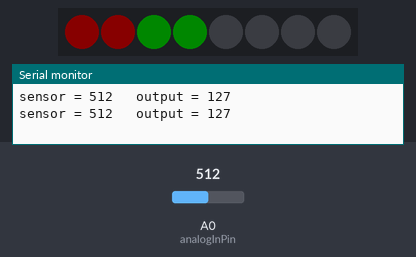
A sketch run on a simulated Arduino Uno, built with avr-gcc and run on an emulated ATmega328P. Parts: 8 RGB LEDs in strip order, left to right, the last lines printed to the serial monitor. The test bench sets the inputs (shaded band); at power-on: A0 (analogInPin) = 512. Dim RGB values are drawn brighter than linear.

Above: at 1.1 s.
1.9 s: A0 (analogInPin) set to 716
At 2.4 s:
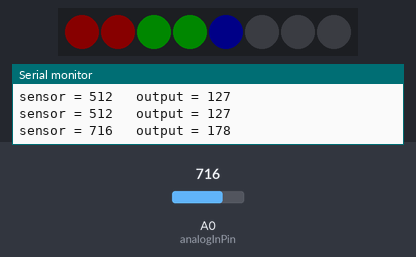
6.0 s: A0 (analogInPin) set to 900
At 6.4 s:
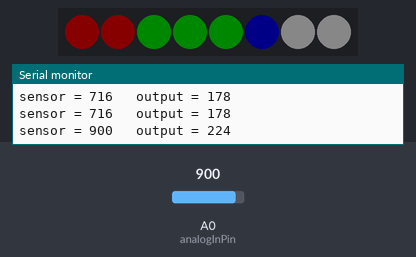
10.1 s: A0 (analogInPin) set to 306
At 11.4 s:
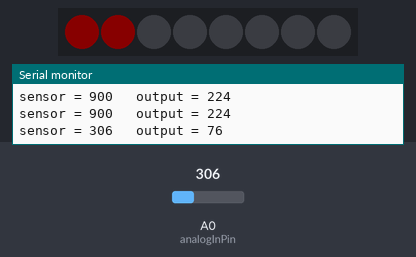
14.2 s: A0 (analogInPin) set to 511
At 15.4 s:
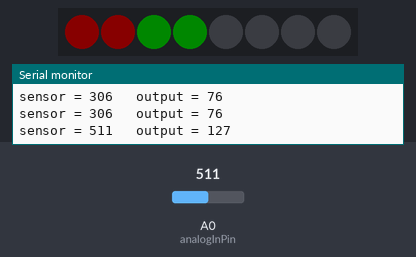
18.3 s: A0 (analogInPin) set to 1023
At 19.4 s:
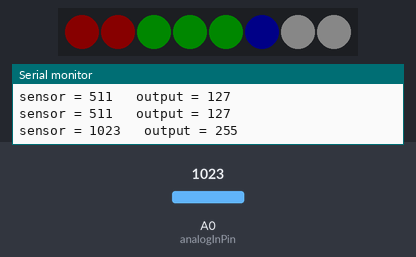
Timing chart, 0 to 23.4 s (numbered marks = the images above; inputs shaded):
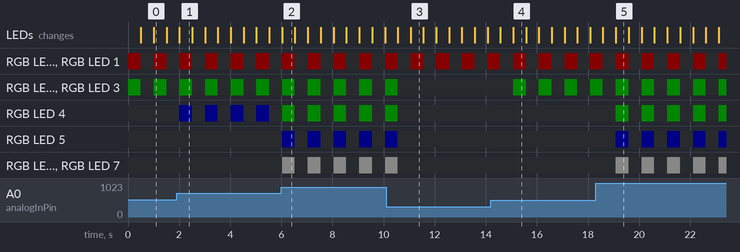

The sketch:

EMF_LP_Blink.ino
```cpp
#include <Adafruit_NeoPixel.h>
#define LED_PIN    10
#define LED_COUNT 8
Adafruit_NeoPixel strip(LED_COUNT, LED_PIN, NEO_GRBW + NEO_KHZ800);

// These constants won't change. They're used to give names to the pins used:
const int analogInPin = A0;  // Analog input pin that the potentiometer is attached to

int sensorValue = 0;        // value read from the pot
int outputValue = 0;        // value output to the PWM (analog out)

void setup() {
  // initialize serial communications at 9600 bps:
  Serial.begin(9600);

    strip.begin();           // INITIALIZE NeoPixel strip object (REQUIRED)
  strip.show();            // Turn OFF all pixels ASAP
  strip.setBrightness(50); // Set BRIGHTNESS to about 1/5 (max = 255)
}

void loop() {
     strip.clear();
  // read the analog in value:
  sensorValue = analogRead(analogInPin);
  // map it to the range of the analog out:
  outputValue = map(sensorValue, 0, 1023, 0, 255);
  // change the analog out value:

  // print the results to the Serial Monitor:
  Serial.print("sensor = ");
  Serial.print(sensorValue);
  Serial.print("\t output = ");
  Serial.println(outputValue);
if(outputValue < 5){
    strip.setPixelColor(0, strip.Color(0, 0, 0));         //  Set pixel's color (in RAM)
    strip.show();
}
 if(outputValue >= 31){
    strip.setPixelColor(0, strip.Color(50, 0, 0));         //  Set pixel's color (in RAM)
    strip.show();
}
if(outputValue >= 62){
    strip.setPixelColor(0, strip.Color(50, 0, 0));         //  Set pixel's color (in RAM)
    strip.setPixelColor(1, strip.Color(50, 0, 0));         //  Set pixel's color (in RAM)
    strip.show();
}
if(outputValue >= 93){
    strip.setPixelColor(0, strip.Color(50, 0, 0));         //  Set pixel's color (in RAM)
    strip.setPixelColor(1, strip.Color(50, 0, 0));         //  Set pixel's color (in RAM)
    strip.setPixelColor(2, strip.Color(0, 50, 0));         //  Set pixel's color (in RAM)
    strip.show();
}
   if(outputValue >= 124){
    strip.setPixelColor(0, strip.Color(50, 0, 0));         //  Set pixel's color (in RAM)
    strip.setPixelColor(1, strip.Color(50, 0, 0));         //  Set pixel's color (in RAM)
    strip.setPixelColor(2, strip.Color(0, 50, 0));         //  Set pixel's color (in RAM)
    strip.setPixelColor(3, strip.Color(0, 50, 0));         //  Set pixel's color (in RAM)
    strip.show();
}
if(outputValue >= 155){
    strip.setPixelColor(0, strip.Color(50, 0, 0));         //  Set pixel's color (in RAM)
    strip.setPixelColor(1, strip.Color(50, 0, 0));         //  Set pixel's color (in RAM)
    strip.setPixelColor(2, strip.Color(0, 50, 0));         //  Set pixel's color (in RAM)
    strip.setPixelColor(3, strip.Color(0, 50, 0));         //  Set pixel's color (in RAM)
    strip.setPixelColor(4, strip.Color(0, 0, 50));         //  Set pixel's color (in RAM)
    strip.show();
}
if(outputValue >= 186){
    strip.setPixelColor(0, strip.Color(50, 0, 0));         //  Set pixel's color (in RAM)
    strip.setPixelColor(1, strip.Color(50, 0, 0));         //  Set pixel's color (in RAM)
    strip.setPixelColor(2, strip.Color(0, 50, 0));         //  Set pixel's color (in RAM)
    strip.setPixelColor(3, strip.Color(0, 50, 0));         //  Set pixel's color (in RAM)
    strip.setPixelColor(4, strip.Color(0, 0, 50));         //  Set pixel's color (in RAM)
    strip.setPixelColor(5, strip.Color(0, 0, 50));         //  Set pixel's color (in RAM)
    strip.show();
}

    if(outputValue >= 195){
    strip.setPixelColor(0, strip.Color(50, 0, 0));         //  Set pixel's color (in RAM)
    strip.setPixelColor(1, strip.Color(50, 0, 0));         //  Set pixel's color (in RAM)
    strip.setPixelColor(2, strip.Color(0, 50, 0));         //  Set pixel's color (in RAM)
    strip.setPixelColor(3, strip.Color(0, 50, 0));         //  Set pixel's color (in RAM)
    strip.setPixelColor(4, strip.Color(0, 50, 0));         //  Set pixel's color (in RAM)
    strip.setPixelColor(5, strip.Color(0, 0, 50));         //  Set pixel's color (in RAM)
    strip.setPixelColor(6, strip.Color(0, 0, 50));         //  Set pixel's color (in RAM)
    strip.setPixelColor(6, strip.Color(0, 0, 0, 50));         //  Set pixel's color (in RAM)
    strip.setPixelColor(7, strip.Color(0, 0, 0, 50));         //  Set pixel's color (in RAM)
    strip.show();
}

  delay(500);
    strip.setPixelColor(0, strip.Color(0, 0, 0));         //  Set pixel's color (in RAM)
    strip.setPixelColor(1, strip.Color(0, 0, 0));         //  Set pixel's color (in RAM)
    strip.setPixelColor(2, strip.Color(0, 0, 0));         //  Set pixel's color (in RAM)
    strip.setPixelColor(3, strip.Color(0, 0, 0));         //  Set pixel's color (in RAM)
    strip.setPixelColor(4, strip.Color(0, 0, 0));         //  Set pixel's color (in RAM)
    strip.setPixelColor(5, strip.Color(0, 0, 0));         //  Set pixel's color (in RAM)
    strip.setPixelColor(6, strip.Color(0, 0, 0));         //  Set pixel's color (in RAM)
    strip.setPixelColor(6, strip.Color(0, 0, 0, 0));         //  Set pixel's color (in RAM)
    strip.setPixelColor(7, strip.Color(0, 0, 0, 0));         //  Set pixel's color (in RAM)
    strip.show();
    delay(500);


}
```

Measured:
- after the input at 1.9 s, the LEDs: change after 0.11 s (image 1)
- after the input at 6.0 s, the LEDs: change at once (image 2)
- after the input at 10.1 s, the LEDs: first differ from a run without the input after 0.96 s (image 3)
- after the input at 14.2 s, the LEDs: first differ from a run without the input after 0.87 s (image 4)
- after the input at 18.3 s, the LEDs: first differ from a run without the input after 0.79 s (image 5)
- what the display in image 0 shows lasts 0.5 s, from 1.0 s to 1.5 s
